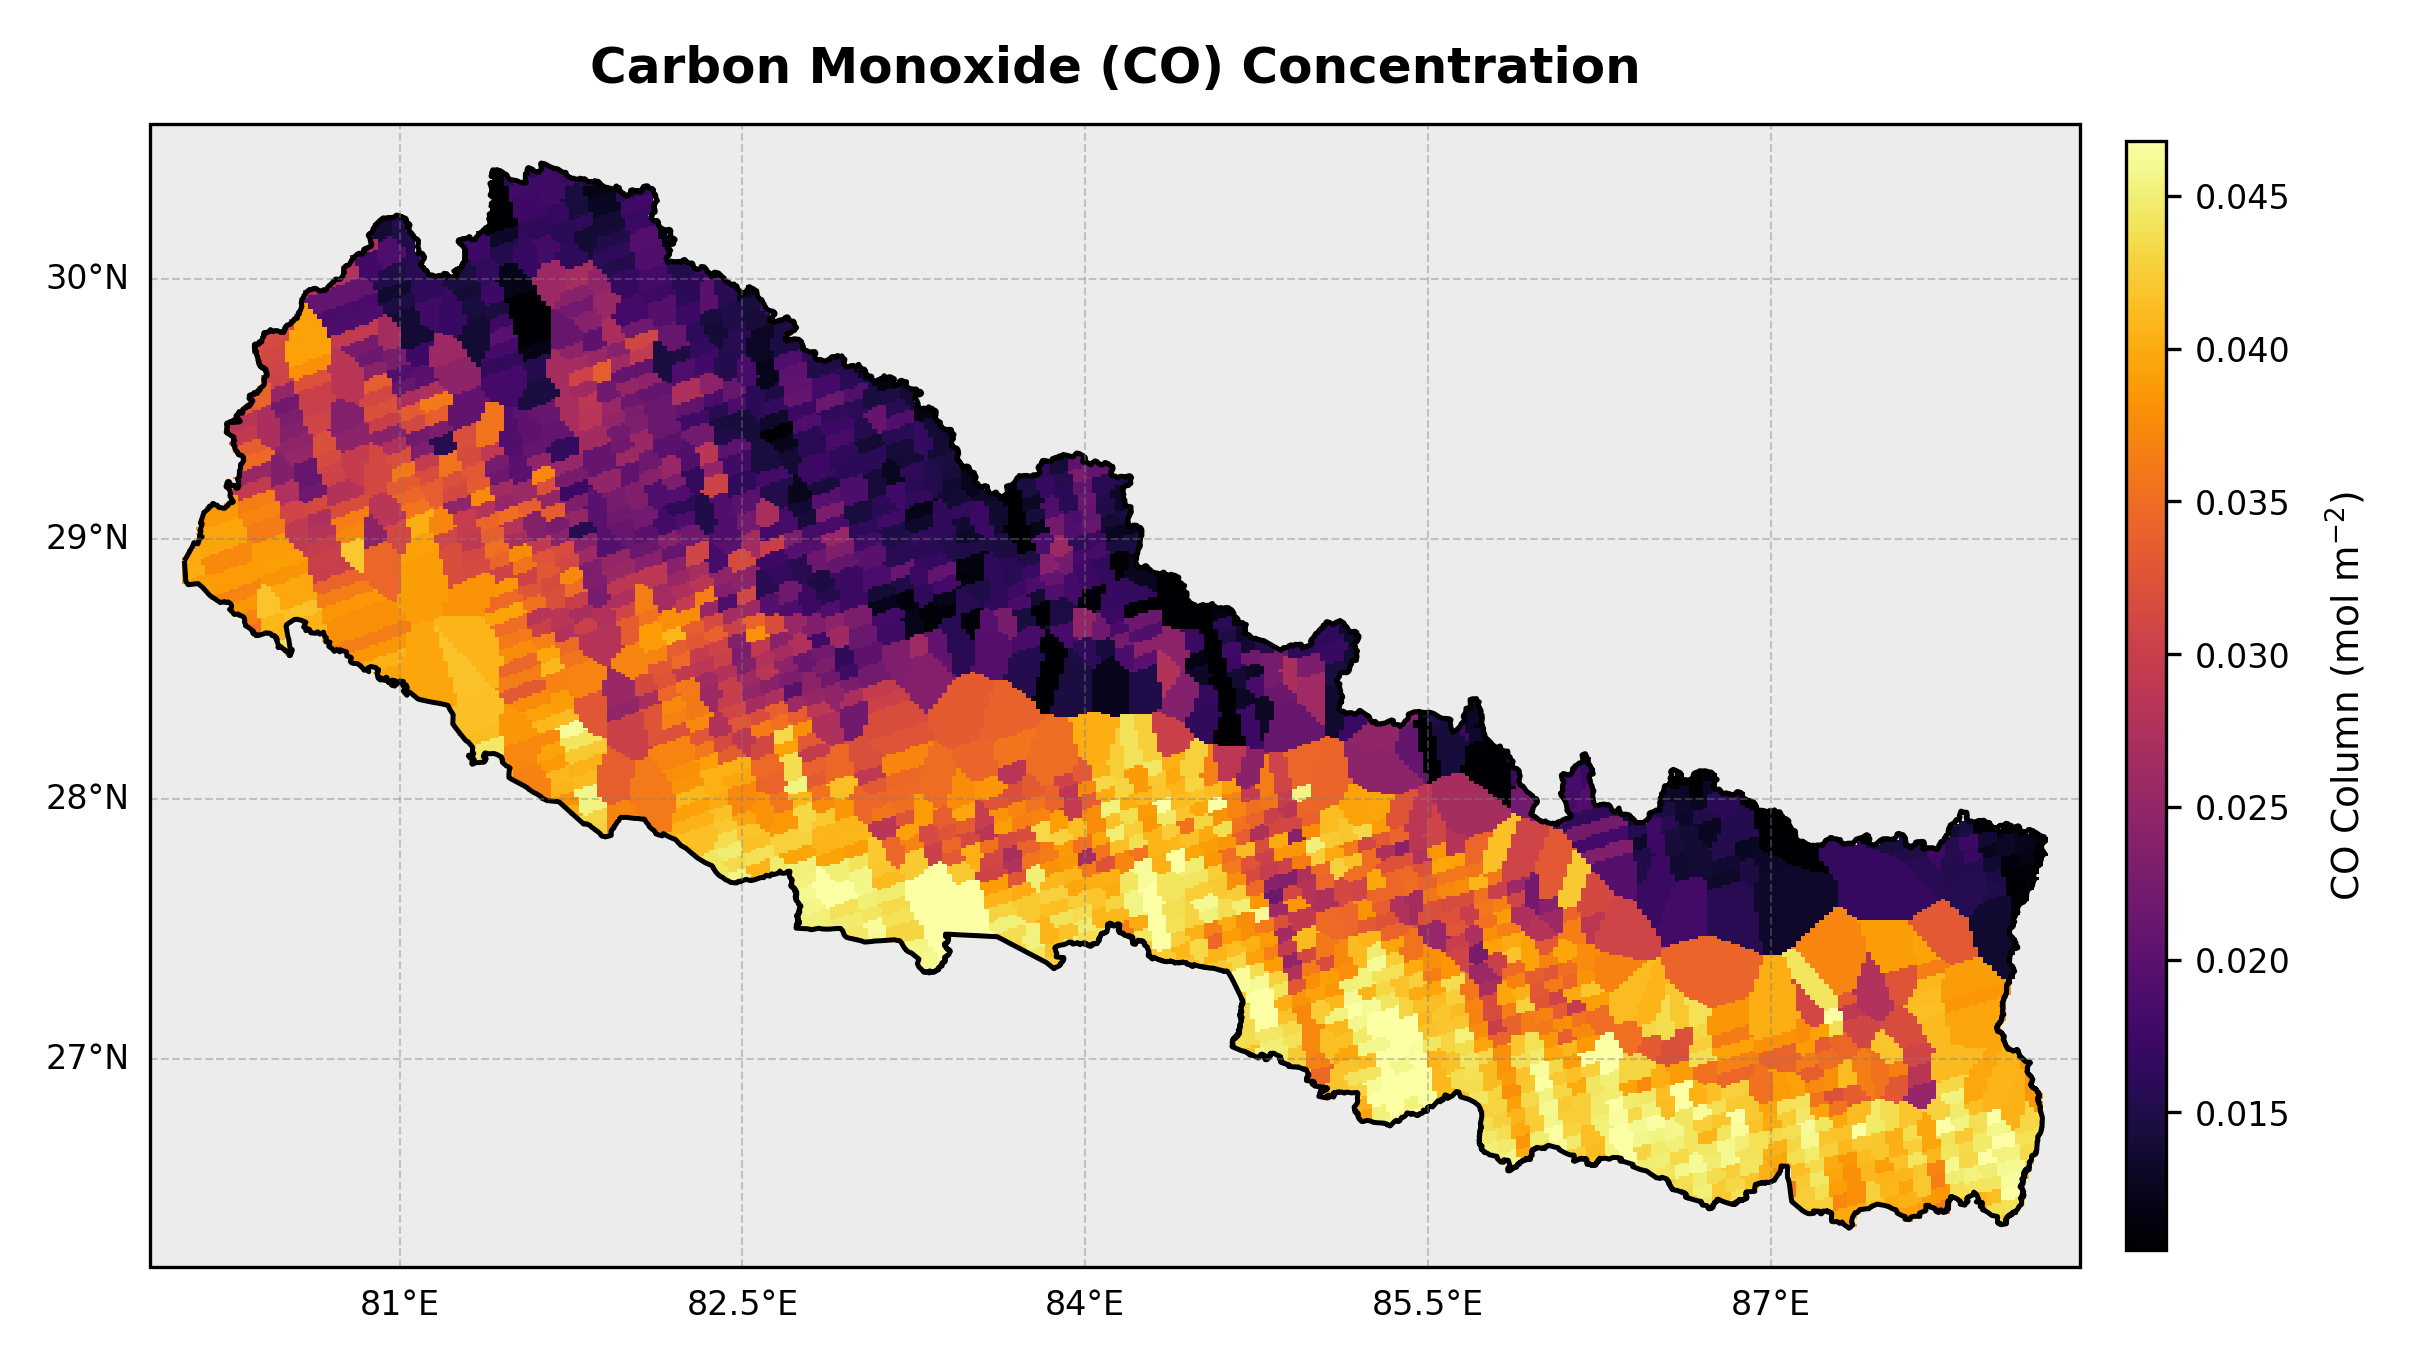

Recreate this plot in Python.
import netCDF4 as nc
import numpy as np
import matplotlib.pyplot as plt
import cartopy.crs as ccrs
import cartopy.feature as cfeature
import geopandas as gpd
from scipy.interpolate import griddata
from rasterio import features
from affine import Affine
import warnings

warnings.filterwarnings("ignore")

# ── File Paths ────────────────────────────────────────────────────────
nc_file        = r"C:\Users\samue\Documents\Conferences\Space\CO\CO_Data.nc"
shapefile_path = r"C:\Users\samue\Documents\Conferences\Space\npl_admin_boundaries_shp\npl_admin0.shp"

# ── Read Data ─────────────────────────────────────────────────────────
ds   = nc.Dataset(nc_file)
prod = ds.groups['PRODUCT']

lon = prod.variables['longitude'][:].flatten()
lat = prod.variables['latitude'][:].flatten()
co  = prod.variables['carbonmonoxide_total_column'][0, :, :].flatten()
qa  = prod.variables['qa_value'][0, :, :].flatten()

mask     = (qa > 0.5) & (~co.mask)
lon_filt = lon[mask]
lat_filt = lat[mask]
co_filt  = co[mask]
ds.close()

# ── Geography ─────────────────────────────────────────────────────────
nepal  = gpd.read_file(shapefile_path)
if nepal.crs.to_epsg() != 4326:
    nepal = nepal.to_crs('EPSG:4326')
bounds = nepal.total_bounds   # [W, S, E, N]

# ── Grid & Interpolate ────────────────────────────────────────────────
RES    = 400
grid_x = np.linspace(bounds[0], bounds[2], RES)
grid_y = np.linspace(bounds[3], bounds[1], RES)   # N → S (required by rasterio)
grid_lon, grid_lat = np.meshgrid(grid_x, grid_y)

grid_co = griddata((lon_filt, lat_filt), co_filt,
                   (grid_lon, grid_lat), method='nearest')

# ── Mask Outside Nepal  (dy NEGATIVE = north-to-south) ───────────────
dx        = (bounds[2] - bounds[0]) / RES
dy        = (bounds[3] - bounds[1]) / RES          # positive step magnitude
transform = Affine.translation(bounds[0], bounds[3]) * Affine.scale(dx, -dy)

mask_arr = features.geometry_mask(
    nepal.geometry, out_shape=grid_co.shape,
    transform=transform, invert=False              # True = outside Nepal
)
grid_co[mask_arr] = np.nan

# ── Plot ──────────────────────────────────────────────────────────────
fig = plt.figure(figsize=(10, 6), dpi=300)
ax  = fig.add_subplot(1, 1, 1, projection=ccrs.PlateCarree())

ax.set_extent([bounds[0] - 0.15, bounds[2] + 0.15,
               bounds[1] - 0.15, bounds[3] + 0.15],
              crs=ccrs.PlateCarree())

ax.add_feature(cfeature.LAND,  facecolor='#ececec', zorder=0)
ax.add_feature(cfeature.OCEAN, facecolor='#cce5f0', zorder=0)

vmin = np.nanpercentile(grid_co, 2)
vmax = np.nanpercentile(grid_co, 98)

im = ax.pcolormesh(grid_lon, grid_lat, grid_co,
                   cmap='inferno', shading='auto',
                   vmin=vmin, vmax=vmax,
                   transform=ccrs.PlateCarree(), zorder=1)

nepal.boundary.plot(ax=ax, color='black', linewidth=1.2, zorder=2)

gl = ax.gridlines(draw_labels=True, linestyle='--',
                  alpha=0.4, color='gray', linewidth=0.5)
gl.top_labels   = False
gl.right_labels = False
gl.xlabel_style = {'size': 8}
gl.ylabel_style = {'size': 8}

cbar = fig.colorbar(im, ax=ax, orientation='vertical',
                    pad=0.02, shrink=0.80, aspect=28)
cbar.set_label(r'CO Column (mol m$^{-2}$)', fontsize=9, labelpad=8)
cbar.ax.tick_params(labelsize=8)

ax.set_title('Carbon Monoxide (CO) Concentration', fontsize=12,
             fontweight='bold', pad=10)

plt.savefig('CO_Plot.png', dpi=300, bbox_inches='tight', pad_inches=0.15)
plt.show()
print("Saved → CO_Plot.png")
